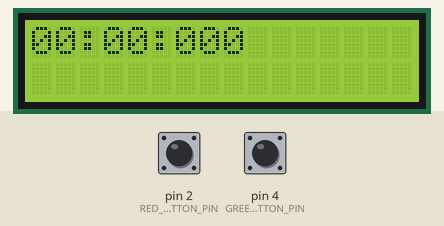
The sketch below on a simulated Arduino Uno, built with avr-gcc and run on an emulated ATmega328P. Parts: 16×2 character LCD. The test bench sets the inputs (shaded band); at power-on: pin 4 (GREEN_BUTTON_PIN) HIGH, pin 2 (RED_BUTTON_PIN) HIGH. What the sketch prints to the serial monitor is not drawn.

Above: at 1.2 s.
1.3 s: pin 4 (GREEN_BUTTON_PIN) pulled LOW for 0.15 s
At 1.46 s:
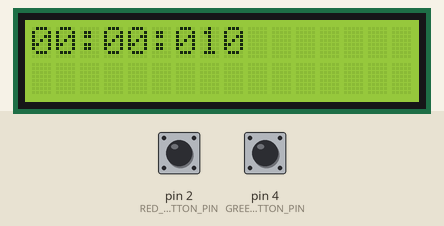
2.0 s: pin 2 (RED_BUTTON_PIN) pulled LOW for 0.15 s
At 2.4 s:
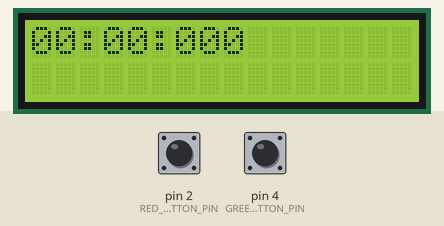
3.6 s: pin 4 (GREEN_BUTTON_PIN) pulled LOW for 1 s
At 3.76 s:
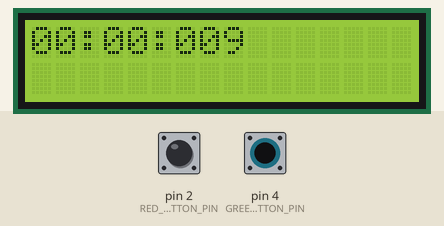
Timing chart, 0 to 6.6 s (numbered marks = the images above; inputs shaded):
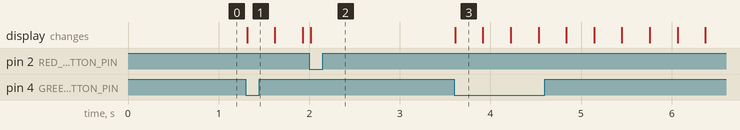

Measured:
- after the input at 1.3 s, the display: changes at once (image 1)
- after the input at 3.6 s, the display: changes at once (image 3)

The sketch:

3_1.ino
```cpp
#include <Wire.h>
#include <LiquidCrystal_I2C.h>

LiquidCrystal_I2C lcd(0x27, 16, 2);

#define GREEN_BUTTON_PIN 4
#define RED_BUTTON_PIN 2

/*
Write a program to act as an electronic stopwatch, showing passed time on an LCD display.

The green key starts and stops the stopwatch.
The red key stops the stopwatch if it was running, and resets the time value to 0.

Nice to have a precision with miliseconds.
*/

int greenButtonState = HIGH;
int redButtonState = HIGH;

int lastGreenButtonState = HIGH;
int lastRedButtonState = HIGH;

unsigned long lastGreenDebounceTime = 0;
unsigned long lastRedDebounceTime = 0;
unsigned long debounceDelay = 50;

bool running = false;
long msTimeOnWatch = 0;

long millisec = 0;
long tseconds = 0;
long tminutes = 0;
long seconds = 0;


void setup()
{
  Serial.begin(9600);

  pinMode(GREEN_BUTTON_PIN, INPUT_PULLUP);
  pinMode(RED_BUTTON_PIN, INPUT_PULLUP);

  initLCD();

  msTimeOnWatch = 0;

       millisec = 0;
 tseconds = 0;
 tminutes = 0;
 seconds = 0;
}

void initLCD()
{
  lcd.init();
  lcd.clear();
  lcd.backlight();
}

void output(long min, long sec, long millisec) {

  lcd.setCursor(0,0);
  if(min < 10) {
    lcd.print("0");
  }
  lcd.print(min);
  lcd.print(":");
  if(sec < 10) {
    lcd.print("0");
  }
  lcd.print(sec);
  lcd.print(":");
  if(millisec < 10) {
    lcd.print("0");
  }
  if(millisec < 100) {
    lcd.print("0");
  }
  lcd.print(millisec);
}

long clock_reseted_at = 0;

void loop()
{
  if(running) {
    msTimeOnWatch = millis() - clock_reseted_at;
  } else if(msTimeOnWatch == 0) {
    clock_reseted_at = millis();
  }

  millisec  = msTimeOnWatch % 1000;
  tseconds = msTimeOnWatch / 1000;
  tminutes = tseconds / 60;
  seconds = tseconds % 60;

  output(tminutes, seconds, millisec);

  Serial.println(seconds);

  int greenReading = digitalRead(GREEN_BUTTON_PIN);
  int redReading = digitalRead(RED_BUTTON_PIN);

  if (greenReading != lastGreenButtonState)
  {
    lastGreenDebounceTime = millis();
  }

  if (redReading != lastRedButtonState)
  {
    lastRedDebounceTime = millis();
  }

  if ((millis() - lastGreenDebounceTime) > debounceDelay)
  {
    if (greenReading != greenButtonState)
    {
      greenButtonState = greenReading;
    }
  }

  if ((millis() - lastRedDebounceTime) > debounceDelay)
  {
    if (redReading != redButtonState)
    {
      redButtonState = redReading;
    }
  }

  if(greenReading != lastGreenButtonState) {
    if(greenReading == LOW) {
      Serial.println("GREEN");

      running = !running;
    }
  }

  if(redReading != lastRedButtonState) {
    if(redReading == LOW) {
      Serial.println("RED");
      running = false;
      msTimeOnWatch = 0;
      clock_reseted_at = millis();

      millisec = 0;
      tseconds = 0;
      tminutes = 0;
      seconds = 0;


      lcd.clear();
    }
  }

  lastGreenButtonState = greenReading;
  lastRedButtonState = redReading;
}
```
